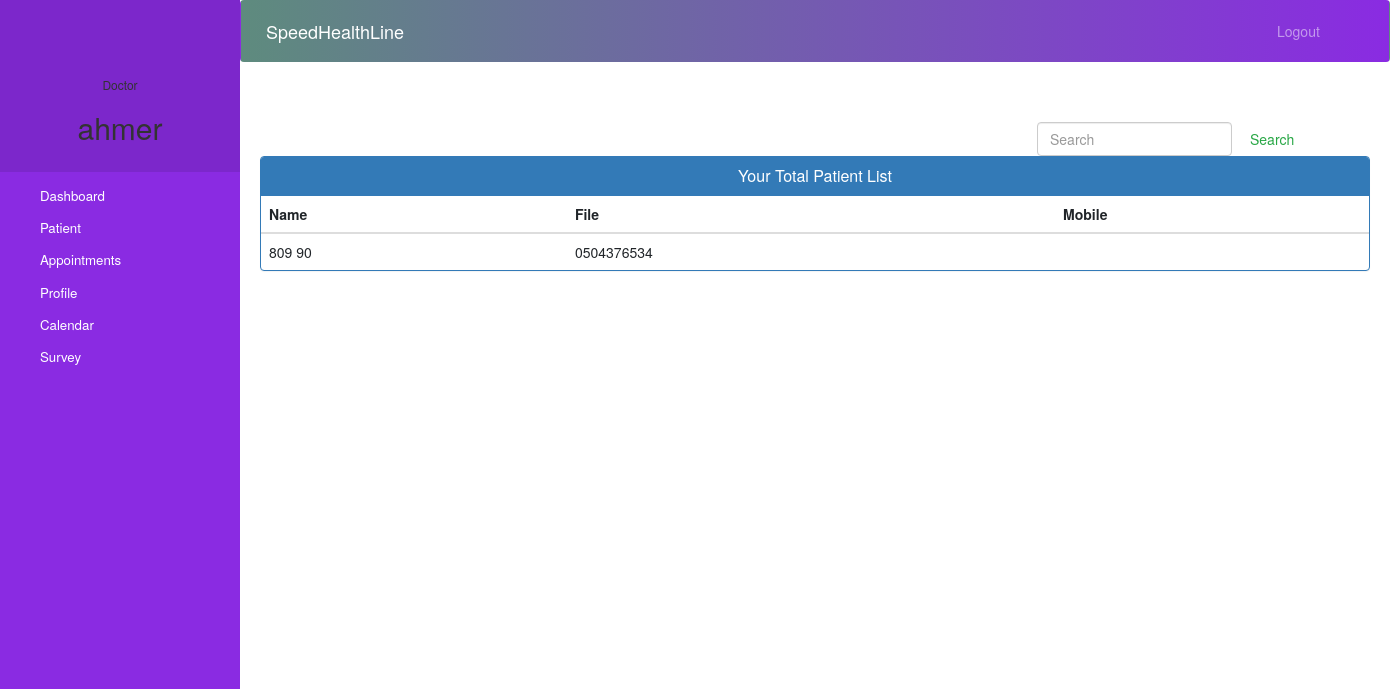
The app's page /doctor-view-patient (signed in), older data.
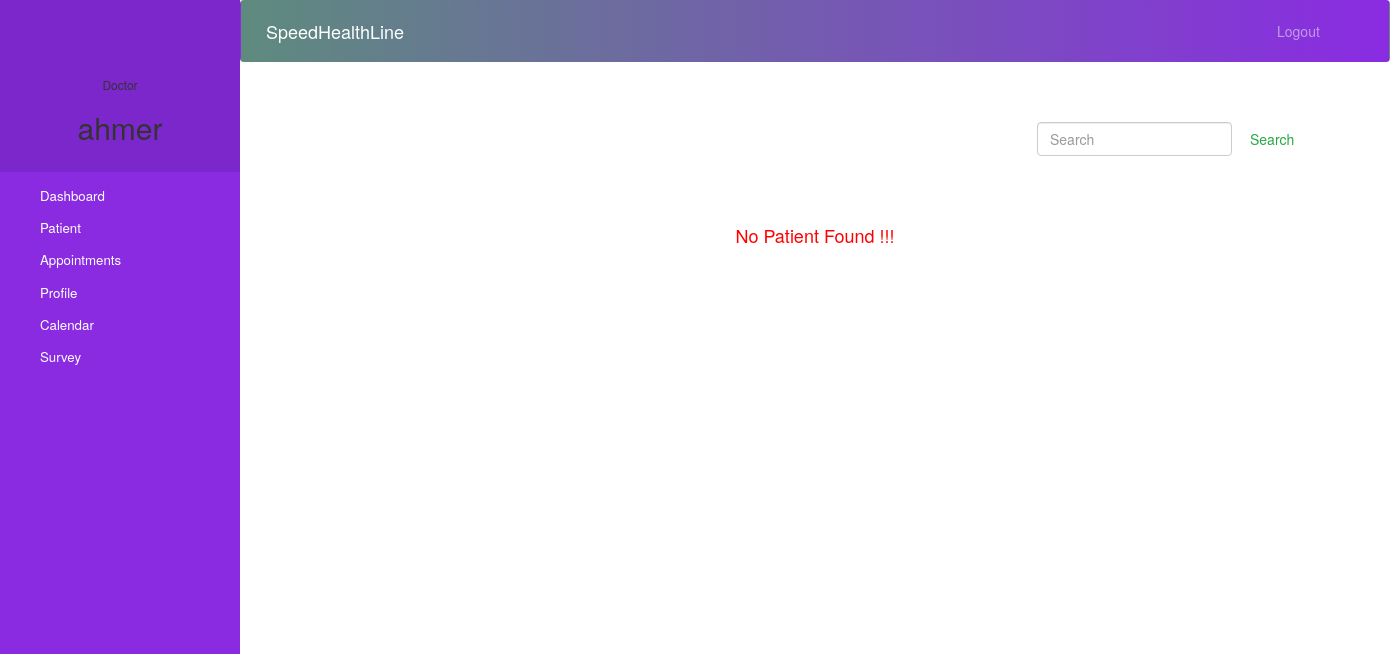
The same page, newer data.
### core/models.py (models this page shows, shortened)
class Patient(models.Model):
    user=models.OneToOneField(User,on_delete=models.CASCADE)
    mobile = models.CharField(max_length=20,null=False)
    assignedDoctorId = models.PositiveIntegerField(null=True)
    admitDate=models.DateField(auto_now=True)
    status=models.BooleanField(default=True)
    address = models.CharField(max_length=255, default="", blank=True)
    @property
    def get_name(self):
        return self.user.first_name+" "+self.user.last_name

### core/views.py (the view)
# urls.py: path('doctor-view-patient', doctor_view_patient, name='doctor-view-patient'),
@login_required(login_url='Userlogin')
@user_passes_test(is_doctor)
def doctor_view_patient(request):
    patients = models.Patient.objects.all().filter(status=True, assignedDoctorId=request.user.id)
    doctor = models.Doctor.objects.get(user_id=request.user.id)  # for profile picture of doctor in sidebar
    return render(request, 'doctor_view_patient.html', {'patients': patients, 'doctor': doctor})

### core/views.py (called while the page is built)
def is_doctor(user):
    return user.groups.filter(name='DOCTOR').exists()

### templates/doctor_view_patient.html (shortened to what this page needs)
{% extends 'doctor_base.html' %}
{% block content %}
{%load static%}
<head>
  <link href="//netdna.bootstrapcdn.com/bootstrap/3.0.0/css/bootstrap.min.css" rel="stylesheet" id="bootstrap-css">
</head>
<div class="container">
    <form  action="/search" method="get" style="margin-left:70%;" class="form-inline my-2 my-lg-0">
      <input class="form-control mr-sm-2" type="search" placeholder="Search" name="query" id="query" aria-label="Search">
      <button class="btn btn-outline-success my-2 my-sm-0" type="submit">Search</button>
    </form>
  {% if patients %}
  <div class="panel panel-primary">
    <div class="panel-heading">
      <h6 class="panel-title">Your Total Patient List</h6>
    </div>
    <table class="table table-hover" id="dev-table">
      <thead>
        <tr>
          <th>Name</th>
          <th>File</th>
          <th>Mobile</th>
        </tr>
      </thead>
      {% for p in patients %}
      <tr>
        <td> {{p.get_name}}</td>
        <td>{{p.mobile}}</td>
        <td>{{p.address}}</td>
      </tr>
      {% endfor %}
    </table>
  </div>
  {%else%}
  <br><br><br>
  <h4 style="text-align: center;color: red;">No Patient Found !!!</h4>
  {% endif %}
</div>
{% endblock content %}

Row changes from the older to the newer data that the page shows:
removed Patient: get_name "809 90", mobile "0504376534"
Text that changed along with them:
text no longer shown: "Your Total Patient List Name File Mobile"
text now shown: "No Patient Found !!!"
